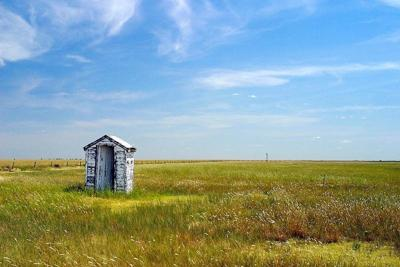
#> input picture Computer_vision/实验/im2.jpg, 400 x 267 px
$ jupyter execute --allow-errors '实验三(2).ipynb'
#> lines starting #> are read from the running program, lines starting #| are printed output that depends on the picture; long printed decimals are rounded
#> further down, img3_int is the input picture: shape (267, 400, 3); mean B, G, R 155.4, 159.9, 138.6
第一题

[cell 1]
import cv2
import numpy as np
import time
def Quantize(img3f,ratio=0.95,colorNums=(12,12,12)):
#> called with ratio = 0.95, colorNums = (12, 12, 12)
    clrTmp = [colorNums[0]-0.0001, colorNums[1]-0.0001, colorNums[2]-0.0001]
    w = [colorNums[1] * colorNums[2], colorNums[2], 1]
    height,width = img3f.shape[:2]
#> height = 267; width = 400
    img3f_0,img3f_1,img3f_2 = cv2.split(img3f)
    idx_img3f_0 = (img3f_0 * clrTmp[0] ).astype(np.int32)* w[0]
    idx_img3f_1 = (img3f_1 * clrTmp[1] ).astype(np.int32)* w[1]
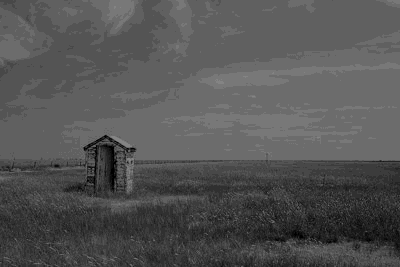
#> idx_img3f_1: shape (267, 400) int32; min 0, max 132, mean 83.9
    idx_img3f_2 = (img3f_2 * clrTmp[2] ).astype(np.int32)* w[2]
    idx1i = idx_img3f_0 + idx_img3f_1 + idx_img3f_2
    #==================== 统计像素出现频数 ======================
    bincount_pallet = np.bincount(idx1i.reshape(1,-1)[0])
#> bincount_pallet = 1728 values, max 7393 at index 1556, min 0 at index 3, mean 61.81
    print('bincount_pallet:',len(bincount_pallet))
#| bincount_pallet: 1728
    sort_pallet = np.sort(bincount_pallet)
#> sort_pallet = 1728 values from 0 to 7393
    argsort_pallet = np.argsort(bincount_pallet)
#> argsort_pallet = 1728 values, max 1727 at index 1622, min 0 at index 1596, mean 863.5
    numpy_pallet = np.vstack((sort_pallet, argsort_pallet))
    numpy_pallet = numpy_pallet[:, np.nonzero(sort_pallet)]
    num = np.swapaxes(numpy_pallet, 0, 1)[0] # 维度交换
    len_num = maxNum = len(num[0]) # 所有颜色值出现频数的排序（从小到大）
#> len_num = 279; maxNum = 279
    maxDropNum = int(np.round(height * width * (1 - ratio))) # 设置删除最大元素阈值
#> maxDropNum = 5340
    sum_pallet = np.add.accumulate(num[0])
#> sum_pallet = 279 values from 1 to 106800
    arg_sum_pallett = np.argwhere(sum_pallet >= maxDropNum)[0][0] # 前95%的颜色值数量
#> arg_sum_pallett = 193
    maxNum = maxNum - arg_sum_pallett # 后5%的颜色值数量
#> maxNum = 86
    num_values = num[1][::-1] # 所有高频次颜色值的位置（颜色值降序）
#> num_values = 279 values, max 1727 at index 105, min 0 at index 131, mean 746.8
    maxNum = 256 if maxNum > 256 else maxNum
    if maxNum <= 10:
        maxNum = 10 if len(num) > 10 else len(num)
    color3i_init0 = (num_values / w[0]).astype(np.int32)
#> color3i_init0 = 279 values, max 11 at index 1, min 0 at index 15, mean 4.65
    color3i_init1 = (num_values % w[0]/w[1]).astype(np.int32)
#> color3i_init1 = 279 values, max 11 at index 105, min 0 at index 110, mean 5.96
    color3i_init2 = (num_values % w[1]).astype(np.int32)
#> color3i_init2 = 279 values, max 11 at index 105, min 0 at index 110, mean 5.87
    color3i = np.array([color3i_init0,color3i_init1,color3i_init2]).T
#> color3i = 279 rows, first 8: [10, 9, 8], [11, 9, 7], [11, 8, 5], [11, 9, 6], [1, 5, 6], [11, 8, 4], [10, 8, 6], [11, 8, 6]
    #=========================计算像素距离==============================
    zero2maxNum = color3i[:maxNum] # 5%的颜色值数量部分
#> zero2maxNum = 86 rows, first 8: [10, 9, 8], [11, 9, 7], [11, 8, 5], [11, 9, 6], [1, 5, 6], [11, 8, 4], [10, 8, 6], [11, 8, 6]
    maxNum2len_Num = color3i[maxNum:] # 95%的颜色值数量部分
#> maxNum2len_Num = 193 rows, first 8: [2, 8, 9], [11, 7, 4], [7, 6, 6], [1, 2, 4], [0, 2, 2], [11, 7, 5], [5, 8, 9], [8, 9, 9]
    temp_matrix = np.zeros((len_num-maxNum,maxNum),dtype=np.int32)
    for i,single in enumerate(maxNum2len_Num): #分别求：95%的颜色值与5%的颜色值的距离
        temp_matrix[i] = np.sum(np.square(single-zero2maxNum),axis=1)
#> this loop made 193 passes
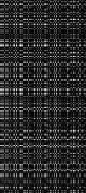
#> temp_matrix: shape (193, 86) int32; min 1, max 302, mean 52.5; drawn with min black and max white
    arg_min = np.argmin(temp_matrix, axis=1)
#> arg_min = 193 values, max 85 at index 129, min 0 at index 108, mean 58.25
    replaceable_colors = num_values[arg_min] # 通过索引获取5%的颜色值中距离95%的颜色值最近的颜色值
#> replaceable_colors = 193 values, max 1713 at index 19, min 14 at index 16, mean 703.3
    pallet = dict(zip(num_values[:maxNum], range(maxNum)))
#> pallet = 86 items
    for num_value,index_dist in zip(num_values[maxNum:],replaceable_colors):
        pallet[num_value] = pallet[index_dist]
#> this loop made 193 passes
#> (num_value, index_dist) on passes 1 to 3: (393, 380), (1672, 1684), (1086, 929)
#> after the loop, pallet = 279 items
    #=================================================================
    idx1i_reshape = idx1i.copy().reshape(1,-1)[0]
    idx1i_0 = np.zeros(height * width, dtype=np.int32)
    for i, v in enumerate(idx1i_reshape):
        idx1i_0[i] = pallet[v]
#> this loop made 106800 passes
#> v on passes 1 to 3: 1371, 1371, 1371
    idx1i = idx1i_0.reshape((height,width))
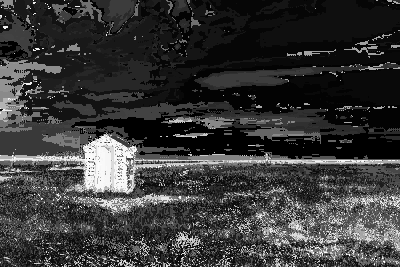
#> idx1i: shape (267, 400) int32; min 0, max 85, mean 18.7; drawn with min black and max white
    color3f = np.zeros((1, maxNum, 3), np.float32)
    colorNum = np.zeros((1, maxNum), np.int32)
    np.add.at(color3f[0], idx1i, img3f)
    np.add.at(colorNum[0], idx1i, 1)
    colorNum_reshape = colorNum.reshape(color3f.shape[1],1)
    color3f[0] /= colorNum_reshape
    return color3f.shape[1],idx1i,color3f,colorNum

[cell 2]
import cv2, time
import numpy as np
from scipy.spatial.distance import pdist, squareform

def GetHC(img_float,delta=0.25):
    t1 = time.time()
    binN, idx1i, binColor3f, colorNums1i = Quantize(img_float)                 # 颜色量化
#> binN = 86; binColor3f = 86 rows, first 8: [0.875, 0.811, 0.714], [0.952, 0.8, 0.623], [0.958, 0.715, 0.461], [0.973, 0.775, 0.547], [0.127, 0.463, 0.534], [0.973, 0.701, 0.392], [0.875, 0.706, 0.545], [0.951, 0.73, 0.531]
    t2 = time.time()
    print("Quantize time is :", t2 - t1, 'seconds')
    binColor3f = cv2.cvtColor(binColor3f, cv2.COLOR_BGR2Lab)                   # 颜色空间：BGR2Lab
#> binColor3f = 86 rows, first 8: [81.68, -5, -10.69], [80.1, -5.5, -23.84], [72.16, -3.84, -37.05], [77.47, -5.77, -30.62], [49.73, -2.45, 46.73], [70.48, -3.92, -41.88], [71.81, -2.98, -26.11], [73.97, -1.92, -33.36]
    weight1f = np.zeros(colorNums1i.shape, np.float32)
    cv2.normalize(colorNums1i.astype(np.float32), weight1f, 1, 0, cv2.NORM_L1) # 相邻色彩相关权重

    binColor3f_reshape = binColor3f.reshape(-1, 3)[:binN]
#> binColor3f_reshape has the same summary as binColor3f
    similar_dist = squareform(pdist(binColor3f_reshape))
    similar_dist_sort = np.sort(similar_dist)
    similar_dist_argsort = np.argsort(similar_dist)

    weight1f = np.tile(weight1f, (binN, 1))
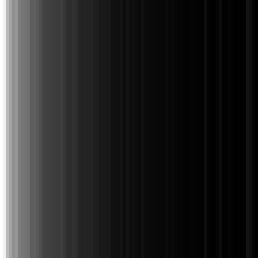
#> weight1f: shape (86, 86) float32 (shown 3 times larger); min 0.0011, max 0.0693, mean 0.0116; drawn with min black and max white
    color_weight_dist = np.sum(np.multiply(weight1f, similar_dist), axis=1)    # 颜色距离的权重分配
#> color_weight_dist = 86 values, max 65.98 at index 77, min 34.21 at index 19, mean 46.29

    colorSal = np.zeros((1, binN), np.float64)
    if colorSal.shape[1] < 2:
        return
    tmpNum = int(np.round(binN * delta))                                       # tmpNum 占比0.25的变化的颜色值数量
#> tmpNum = 22
    n = tmpNum if tmpNum > 2 else 2
#> n = 22

    similar_nVal = similar_dist_sort[:, :n]
    totalDist_similar = np.sum(similar_nVal, axis=1)
#> totalDist_similar = 86 values, max 830.5 at index 73, min 202.8 at index 6, mean 298.2
    every_Dist = np.tile(totalDist_similar[:, np.newaxis], (1, n)) - similar_nVal

    idx = similar_dist_argsort[:, :n]
    val_n = np.take(color_weight_dist,idx)                                    # 获取占比前0.25的颜色权重距离

    valCrnt = np.sum(val_n[:, :n] * every_Dist, axis=1)
#> valCrnt = 86 values, max 887992.2 at index 73, min 163371 at index 6, mean 287513.1
    newSal_img = valCrnt / (totalDist_similar * n)
#> newSal_img = 86 values, max 51.92 at index 70, min 34.63 at index 84, mean 43.55
    cv2.normalize(newSal_img, newSal_img, 0, 1, cv2.NORM_MINMAX)              # 归一化
    salHC_img = np.take(newSal_img,idx1i)
    cv2.GaussianBlur(salHC_img, (3, 3), 0, salHC_img)
    cv2.normalize(salHC_img, salHC_img, 0, 1, cv2.NORM_MINMAX)
    return salHC_img


img3_int = cv2.imread("im1.jpg")
#> (the rest of this cell did not finish here and is left out)

[cell 3]
img3_int = cv2.imread("im2.jpg")
img3_float = img3_int.astype(np.float32)
img3_float = img3_float / 255.0

sal = (GetHC(img3_float)*255).astype(np.int32)
import matplotlib.pyplot as plt
plt.figure()
plt.title('HC')
plt.imshow(sal,cmap='gray')
plt.show()

[cell 4]
img3_int = cv2.imread("im3.jpg")
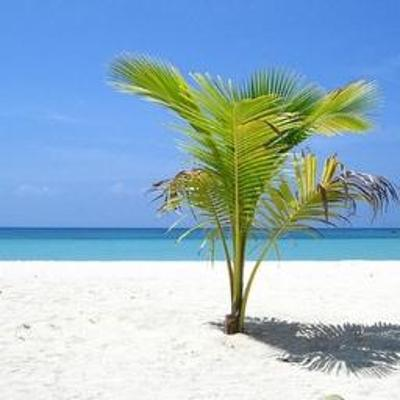
#> input picture Computer_vision/实验/im3.jpg, 400 x 400 px
#> img3_int is the input picture: shape (400, 400, 3); mean B, G, R 199.9, 181.4, 152
img3_float = img3_int.astype(np.float32)
#> img3_float: shape (400, 400, 3) float32
img3_float = img3_float / 255.0

sal = (GetHC(img3_float)*255).astype(np.int32)
#> call 2 of Quantize, with ratio = 0.95, colorNums = (12, 12, 12)
#> in Quantize (call 2), `idx_img3f_0 = (img3f_0 * clrTmp[0] ).astype(np.int32)* w[0]`:
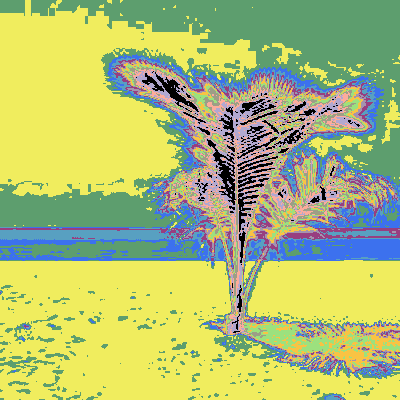
#> idx_img3f_0: shape (400, 400) int32; 12 distinct labels, from 0 to 1584; one colour per label, 0 black
#> in Quantize (call 2), `idx_img3f_1 = (img3f_1 * clrTmp[1] ).astype(np.int32)* w[1]`:
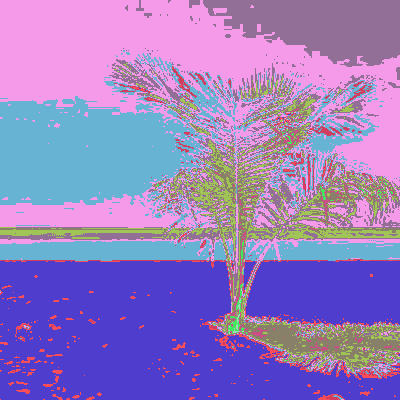
#> idx_img3f_1: shape (400, 400) int32; 11 distinct labels, from 12 to 132; one colour per label, 0 black
#> in Quantize (call 2), `idx_img3f_2 = (img3f_2 * clrTmp[2] ).astype(np.int32)* w[2]`:
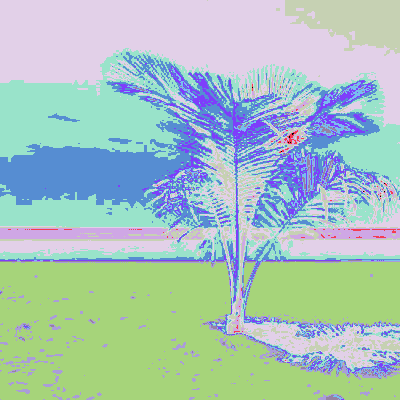
#> idx_img3f_2: shape (400, 400) int32; 12 distinct labels, from 0 to 11; one colour per label, 0 black
#> in Quantize (call 2), `bincount_pallet = np.bincount(idx1i.reshape(1,-1)[0])`: bincount_pallet = 1728 values, max 42465 at index 1727, min 0 at index 0, mean 92.59
#| bincount_pallet: 1728
#> in Quantize (call 2), `sort_pallet = np.sort(bincount_pallet)`: sort_pallet = 1728 values from 0 to 42465
#> in Quantize (call 2), `argsort_pallet = np.argsort(bincount_pallet)`: argsort_pallet = 1728 values, max 1727 at index 1727, min 0 at index 477, mean 863.5
#> in Quantize (call 2), `len_num = maxNum = len(num[0])`: len_num = 381
#> in Quantize (call 2), `sum_pallet = np.add.accumulate(num[0])`: sum_pallet = 381 values from 1 to 160000
#> in Quantize (call 2), `arg_sum_pallett = np.argwhere(sum_pallet >= maxDropNum)[0][0]`: arg_sum_pallett = 251
#> in Quantize (call 2), `maxNum = maxNum - arg_sum_pallett`: maxNum = 130
#> in Quantize (call 2), `num_values = num[1][::-1]`: num_values = 381 values, max 1727 at index 0, min 12 at index 358, mean 841.7
#> in Quantize (call 2), `color3i_init0 = (num_values / w[0]).astype(np.int32)`: color3i_init0 = 381 values, max 11 at index 0, min 0 at index 32, mean 5.26
#> in Quantize (call 2), `color3i_init1 = (num_values % w[0]/w[1]).astype(np.int32)`: color3i_init1 = 381 values, max 11 at index 0, min 1 at index 218, mean 6.59
#> in Quantize (call 2), `color3i_init2 = (num_values % w[1]).astype(np.int32)`: color3i_init2 = 381 values, max 11 at index 0, min 0 at index 297, mean 5.52
#> in Quantize (call 2), `color3i = np.array([color3i_init0,color3i_init1,color3i_init2]).T`: color3i = 381 rows, first 8: [11, 11, 11], [11, 7, 4], [10, 7, 4], [11, 8, 5], [11, 8, 6], [10, 7, 5], [10, 6, 4], [10, 6, 3]
#> in Quantize (call 2), `zero2maxNum = color3i[:maxNum]`: zero2maxNum = 130 rows, first 8: [11, 11, 11], [11, 7, 4], [10, 7, 4], [11, 8, 5], [11, 8, 6], [10, 7, 5], [10, 6, 4], [10, 6, 3]
#> in Quantize (call 2), `maxNum2len_Num = color3i[maxNum:]`: maxNum2len_Num = 251 rows, first 8: [1, 5, 3], [9, 10, 10], [2, 7, 5], [2, 4, 4], [8, 9, 9], [9, 6, 3], [7, 6, 3], [2, 6, 4]
#> the loop in Quantize (call 2), `for i,single in enumerate(maxNum2len_Num):` made 251 passes
#> after the loop in Quantize (call 2), `for i,single in enumerate(maxNum2len_Num):`:
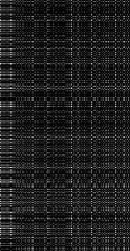
#> temp_matrix: shape (251, 130) int32; min 1, max 342, mean 44.8; drawn with min black and max white
#> in Quantize (call 2), `arg_min = np.argmin(temp_matrix, axis=1)`: arg_min = 251 values, max 128 at index 54, min 0 at index 237, mean 71.45
#> in Quantize (call 2), `replaceable_colors = num_values[arg_min]`: replaceable_colors = 251 values, max 1727 at index 237, min 38 at index 20, mean 835.1
#> in Quantize (call 2), `pallet = dict(zip(num_values[:maxNum], range(maxNum)))`: pallet = 130 items
#> the loop in Quantize (call 2), `for num_value,index_dist in zip(num_values[maxNum:],replaceable_colors):` made 251 passes
#> (num_value, index_dist) on passes 1 to 3: (207, 208), (1426, 1570), (377, 378)
#> after the loop in Quantize (call 2), `for num_value,index_dist in zip(num_values[maxNum:],replaceable_colors):`: pallet = 381 items
#> the loop in Quantize (call 2), `for i, v in enumerate(idx1i_reshape):` made 160000 passes
#> v on passes 1 to 3: 1528, 1528, 1528
#> in GetHC (call 2), `binN, idx1i, binColor3f, colorNums1i = Quantize(img_float)`: binN = 130; binColor3f = 130 rows, first 8: [0.96, 0.971, 0.969], [0.93, 0.611, 0.383], [0.904, 0.594, 0.369], [0.95, 0.681, 0.476], [0.938, 0.702, 0.528], [0.886, 0.647, 0.468], [0.898, 0.573, 0.348], [0.878, 0.547, 0.321]
#> in GetHC (call 2), `binColor3f = cv2.cvtColor(binColor3f, cv2.COLOR_BGR2Lab)`: binColor3f = 130 rows, first 8: [97.3, -0.688, 1.38], [63.57, 5.19, -46.75], [61.95, 4.47, -45.47], [69.82, 1.42, -39.58], [71.9, 0.703, -34.67], [66.71, 0.906, -35.45], [60.14, 6.27, -47.5], [57.79, 7.17, -48.48]
#> in GetHC (call 2), `binColor3f_reshape = binColor3f.reshape(-1, 3)[:binN]`: binColor3f_reshape has the same summary as binColor3f
#> in GetHC (call 2), `color_weight_dist = np.sum(np.multiply(weight1f, similar_dist), axis=1)`: color_weight_dist = 130 values, max 82.18 at index 118, min 31.73 at index 99, mean 48.58
#> in GetHC (call 2), `tmpNum = int(np.round(binN * delta))`: tmpNum = 32
#> in GetHC (call 2), `totalDist_similar = np.sum(similar_nVal, axis=1)`: totalDist_similar = 130 values, max 870.7 at index 124, min 381.3 at index 15, mean 527.4
#> in GetHC (call 2), `valCrnt = np.sum(val_n[:, :n] * every_Dist, axis=1)`: valCrnt = 130 values, max 1596308.3 at index 124, min 414521.4 at index 30, mean 783163.6
#> in GetHC (call 2), `newSal_img = valCrnt / (totalDist_similar * n)`: newSal_img = 130 values, max 68.11 at index 44, min 32.91 at index 99, mean 46.03
#> in GetHC (call 2), `salHC_img = np.take(newSal_img,idx1i)`:
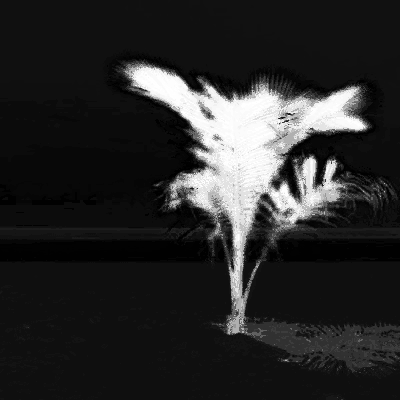
#> salHC_img: shape (400, 400) float64; min -4.32e-17, max 1, mean 0.164; drawn with min black and max white
#> sal: shape (400, 400) int32
import matplotlib.pyplot as plt
plt.figure()
plt.title('HC')
plt.imshow(sal,cmap='gray')
plt.show()

第二题

[cell 5]
import cv2
import matplotlib.pyplot as plt
import numpy as np

img = cv2.imread("im1.jpg")
#> (the rest of this cell did not finish here and is left out)

[cell 6]
img = cv2.imread("im2.jpg")
img = cv2.cvtColor(img, cv2.COLOR_BGR2RGB)
img = cv2.GaussianBlur(img,(7,7), 0.5)
gray_lab = cv2.cvtColor(img, cv2.COLOR_RGB2LAB)

l_mean = np.mean(gray_lab[:,:,0])
#> l_mean = 164.5
a_mean = np.mean(gray_lab[:,:,1])
#> a_mean = 124.3
b_mean = np.mean(gray_lab[:,:,2])
#> b_mean = 129
lab = np.square(gray_lab- np.array([l_mean, a_mean, b_mean]))
lab = np.sum(lab,axis=2)
lab = lab/np.max(lab)

plt.imshow(lab, cmap='gray')
plt.show()

[cell 7]
img = cv2.imread("im3.jpg")
img = cv2.cvtColor(img, cv2.COLOR_BGR2RGB)
img = cv2.GaussianBlur(img,(7,7), 0.5)
gray_lab = cv2.cvtColor(img, cv2.COLOR_RGB2LAB)

l_mean = np.mean(gray_lab[:,:,0])
#> l_mean = 184.7
a_mean = np.mean(gray_lab[:,:,1])
#> a_mean = 125.3
b_mean = np.mean(gray_lab[:,:,2])
#> b_mean = 115.6
lab = np.square(gray_lab- np.array([l_mean, a_mean, b_mean]))
lab = np.sum(lab,axis=2)
lab = lab/np.max(lab)

plt.imshow(lab, cmap='gray')
plt.show()

[cell 8]
import cv2
import numpy as np
import matplotlib.pyplot as plt
#读取图片
img = cv2.imread('im1.jpg')
#> (the rest of this cell did not finish here and is left out)

#> (a cell that did not finish here is left out)

[cell 10]
import cv2
import numpy as np
import matplotlib.pyplot as plt
#读取图片
img = cv2.imread('im2.jpg')
img_lab= cv2.cvtColor(img, cv2.COLOR_BGR2LAB)
img = cv2.cvtColor(img, cv2.COLOR_BGR2RGB)
m, n, w = img.shape#m行n列
#> m = 267; n = 400; w = 3

#bgr 转化为 LAB
# img_lab= cv2.cvtColor(img, cv2.COLOR_RGB2LAB)
img_L_mean = np.mean(np.mean(img_lab[:,:,0]))
#> img_L_mean = 164.5
print(img_lab[:,:,0])
#> (printed output is left out)
img_a_mean = np.mean(np.mean(img_lab[:,:,1]))
#> img_a_mean = 124.4
img_b_mean = np.mean(np.mean(img_lab[:,:,2]))
#> img_b_mean = 129
print(img_b_mean)
#| 128.968

#高斯滤波
img_R = img[:,:,0]
img_G = img[:,:,1]
img_B = img[:,:,2]

H = np.multiply(cv2.getGaussianKernel(7, 0.5), (cv2.getGaussianKernel(7, 0.5)).T)
img_R_blur = cv2.filter2D(img_R.astype('float32'), -1, H,borderType=cv2.BORDER_CONSTANT)
img_G_blur = cv2.filter2D(img_G.astype('float32'), -1, H,borderType=cv2.BORDER_CONSTANT)
img_B_blur = cv2.filter2D(img_B.astype('float32'), -1, H,borderType=cv2.BORDER_CONSTANT)

img_blur = cv2.merge([img_R_blur,img_G_blur,img_B_blur])

plt.imshow(img_blur.astype('uint8')) # 显示图片
# print(img_blur.astype('uint8'))
img_lab_blur = cv2.cvtColor(img_blur, cv2.COLOR_RGB2LAB)

[cell 11]
#计算显著图
Sd = np.zeros([m,n])
for i in range(m):
    for j in range(n):
         Sd[i,j] = np.sqrt((img_L_mean - img_lab_blur[i,j,0])**2 + (img_a_mean - img_lab_blur[i,j,1])**2 + (img_b_mean -img_lab_blur[i,j,2])**2)
plt.imshow(Sd)
#归一化
# 归一化子函数
def normalization(data):

    _range = np.max(data) - np.min(data)
    return (data - np.min(data)) / _range
Sd_normalized = normalization(Sd) #调用归一化子函数
print(Sd_normalized)
#> (printed output is left out)

[cell 12]
import cv2
import numpy as np
import matplotlib.pyplot as plt
#读取图片
img = cv2.imread('im3.jpg')
img_lab= cv2.cvtColor(img, cv2.COLOR_BGR2LAB)
img = cv2.cvtColor(img, cv2.COLOR_BGR2RGB)
m, n, w = img.shape#m行n列
#> m = 400

#bgr 转化为 LAB
# img_lab= cv2.cvtColor(img, cv2.COLOR_RGB2LAB)
img_L_mean = np.mean(np.mean(img_lab[:,:,0]))
#> img_L_mean = 184.7
print(img_lab[:,:,0])
#> (printed output is left out)
img_a_mean = np.mean(np.mean(img_lab[:,:,1]))
#> img_a_mean = 125.3
img_b_mean = np.mean(np.mean(img_lab[:,:,2]))
#> img_b_mean = 115.6
print(img_b_mean)
#| 115.587

#高斯滤波
img_R = img[:,:,0]
img_G = img[:,:,1]
img_B = img[:,:,2]

H = np.multiply(cv2.getGaussianKernel(7, 0.5), (cv2.getGaussianKernel(7, 0.5)).T)
img_R_blur = cv2.filter2D(img_R.astype('float32'), -1, H,borderType=cv2.BORDER_CONSTANT)
img_G_blur = cv2.filter2D(img_G.astype('float32'), -1, H,borderType=cv2.BORDER_CONSTANT)
img_B_blur = cv2.filter2D(img_B.astype('float32'), -1, H,borderType=cv2.BORDER_CONSTANT)

img_blur = cv2.merge([img_R_blur,img_G_blur,img_B_blur])

plt.imshow(img_blur.astype('uint8')) # 显示图片
# print(img_blur.astype('uint8'))
img_lab_blur = cv2.cvtColor(img_blur, cv2.COLOR_RGB2LAB)

[cell 13]
#计算显著图
Sd = np.zeros([m,n])
for i in range(m):
    for j in range(n):
         Sd[i,j] = np.sqrt((img_L_mean - img_lab_blur[i,j,0])**2 + (img_a_mean - img_lab_blur[i,j,1])**2 + (img_b_mean -img_lab_blur[i,j,2])**2)
plt.imshow(Sd)
#归一化
# 归一化子函数
def normalization(data):

    _range = np.max(data) - np.min(data)
    return (data - np.min(data)) / _range
Sd_normalized = normalization(Sd) #调用归一化子函数
print(Sd_normalized)
#> (printed output is left out)
